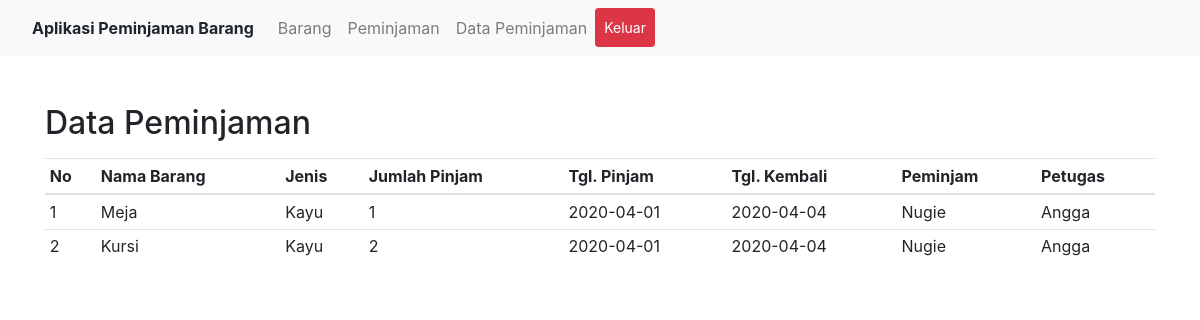
/operator/data-peminjaman.php (signed in), run on the app's committed database.
### tables this page shows
CREATE TABLE `detail_pinjam` (
  `id_detail` int(11) NOT NULL,
  `id_barang` int(11) NOT NULL,
  `jumlah` int(11) NOT NULL,
  `peminjam` varchar(50) NOT NULL,
  `id_peminjaman` int(11) NOT NULL
);

CREATE TABLE `barang` (
  `id_barang` int(11) NOT NULL,
  `id_user` int(11) NOT NULL,
  `jenis` varchar(30) NOT NULL,
  `jumlah` int(11) NOT NULL,
  `keterangan` text NOT NULL,
  `kondisi` varchar(20) NOT NULL,
  `nama_barang` varchar(50) NOT NULL,
  `tgl_regis` date NOT NULL DEFAULT current_timestamp(),
  `ruang` varchar(30) NOT NULL
);

CREATE TABLE `peminjaman` (
  `id_peminjaman` int(11) NOT NULL,
  `id_user` int(11) NOT NULL,
  `tgl_pinjam` date NOT NULL,
  `tgl_kembali` date NOT NULL
);

CREATE TABLE `users` (
  `id_user` int(11) NOT NULL,
  `nama` varchar(50) NOT NULL,
  `username` varchar(30) NOT NULL,
  `password` varchar(100) NOT NULL,
  `id_level` enum('1','2') NOT NULL
);

### operator/data-peminjaman.php (called while the page is built, shortened)
<?php
require_once '../config/db.php';
$sql = "SELECT b.nama_barang, b.jenis, d.jumlah, d.peminjam, p.tgl_pinjam, p.tgl_kembali, u.nama FROM detail_pinjam AS d INNER JOIN barang AS b ON d.id_barang = b.id_barang INNER JOIN peminjaman AS p ON d.id_peminjaman = p.id_peminjaman INNER JOIN users AS u ON p.id_user = u.id_user";
$query = $conn->query($sql);
$data_peminjaman = $query->fetch_all(MYSQLI_ASSOC);
$no = 1;
require_once 'includes/header.php';
require_once 'includes/detail-peminjaman.php';
require_once 'includes/footer.php';

### operator/includes/detail-peminjaman.php (the view, shortened to what this page needs)
<div class="container mt-5">
	<h2>Data Peminjaman</h2>
	<table class="table table-sm mt-3">
		<thead>
			<tr>
				<th>No</th>
				<th>Nama Barang</th>
				<th>Jenis</th>
				<th>Jumlah Pinjam</th>
				<th>Tgl. Pinjam</th>
				<th>Tgl. Kembali</th>
				<th>Peminjam</th>
				<th>Petugas</th>
			</tr>
		</thead>
		<tbody>
			<?php foreach ($data_peminjaman as $data) :
			?>
			<tr>
				<td><?= $no++; ?></td>
				<td><?= $data['nama_barang']; ?></td>
				<td><?= $data['jenis']; ?></td>
				<td><?= $data['jumlah']; ?></td>
				<td><?= $data['tgl_pinjam']; ?></td>
				<td><?= $data['tgl_kembali']; ?></td>
				<td><?= $data['peminjam']; ?></td>
				<td><?= $data['nama']; ?></td>
			</tr>
			<?php endforeach; ?>
		</tbody>
	</table>
</div>

### data on the page
detail_pinjam: id_barang.nama_barang "Meja", id_barang.jenis "Kayu", jumlah "1", id_peminjaman.tgl_pinjam "2020-04-01", id_peminjaman.tgl_kembali "2020-04-04", peminjam "Nugie", users.nama "Angga"
detail_pinjam: id_barang.nama_barang "Kursi", id_barang.jenis "Kayu", jumlah "2", id_peminjaman.tgl_pinjam "2020-04-01", id_peminjaman.tgl_kembali "2020-04-04", peminjam "Nugie", users.nama "Angga"
